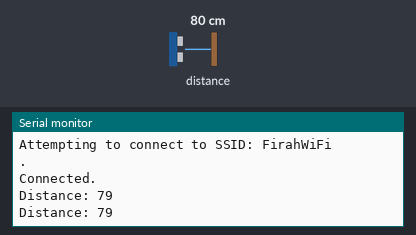
The sketch below on a simulated ESP8266 (NodeMCU). On the bench: the last lines printed to the serial monitor. Inputs (shaded band) come from the test bench; at power-on: distance to the obstacle 80 cm. The echo pulse lasts 58.3 µs per cm; WiFi joins after 1.5 s; servers stay silent unless stated.

Above: at 7.8 s.
7.9 s: distance to the obstacle set to 2 cm
At 9.9 s:
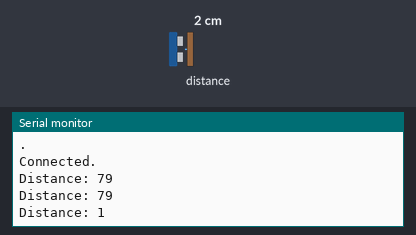
11.4 s: distance to the obstacle set to 4 cm
At 14.2 s:
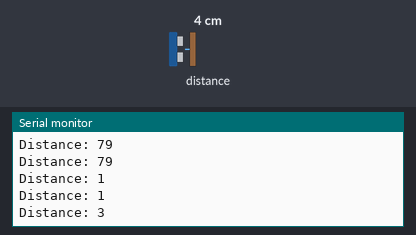
Timing chart, 0 to 15.7 s (numbered marks = the images above; inputs shaded):
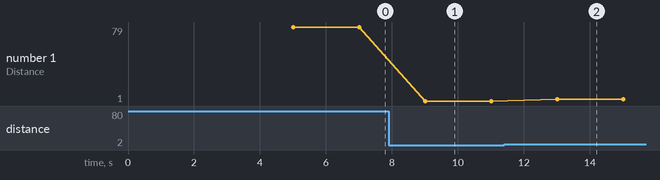

The sketch:

ultrasonic.ino
```cpp
#include "ThingSpeak.h"
#include <ESP8266WiFi.h>
//WiFi Details//
char ssid[] = "FirahWiFi";
char pass[] = "1234";


const int trigPin = 2;  //D4
const int echoPin = 0;  //D

// defines variables
long duration;
int distance;

WiFiClient client;

unsigned long myChannelField = 898930; // Channel ID
const int ChannelField = 1; // Which channel to write data
const char * myWriteAPIKey = "LV4ZQQQ9KL9TQ2YM"; // Your write API Key

void setup()
{
pinMode(trigPin, OUTPUT); // Sets the trigPin as an Output
pinMode(echoPin, INPUT); // Sets the echoPin as an Input
Serial.begin(115200); // Starts the serial communication
WiFi.mode(WIFI_STA);
ThingSpeak.begin(client);
}

void loop()
{

  if (WiFi.status() != WL_CONNECTED)
  {
    Serial.print("Attempting to connect to SSID: ");
    Serial.println(ssid);
    while (WiFi.status() != WL_CONNECTED)
    {
      WiFi.begin(ssid, pass);
      Serial.print(".");
      delay(5000);
    }
    Serial.println("\nConnected.");
  }
// Clears the trigPin
digitalWrite(trigPin, LOW);
delayMicroseconds(2);

// Sets the trigPin on HIGH state for 10 micro seconds
digitalWrite(trigPin, HIGH);
delayMicroseconds(10);
digitalWrite(trigPin, LOW);

// Reads the echoPin, returns the sound wave travel time in microseconds
duration = pulseIn(echoPin, HIGH);

// Calculating the distance
distance= duration*0.034/2;
// Prints the distance on the Serial Monitor
Serial.print("Distance: ");
Serial.println(distance);
delay(2000);
}
```

Measured:
- after the input at 7.9 s, the serial monitor: prints a new line after 1.1 s (image 1)
- after the input at 11.4 s, the serial monitor: prints a new line after 1.6 s (image 2)
- plotted number 1: 79 → 1 after the input at 7.9 s, 1 → 3 after the input at 11.4 s
